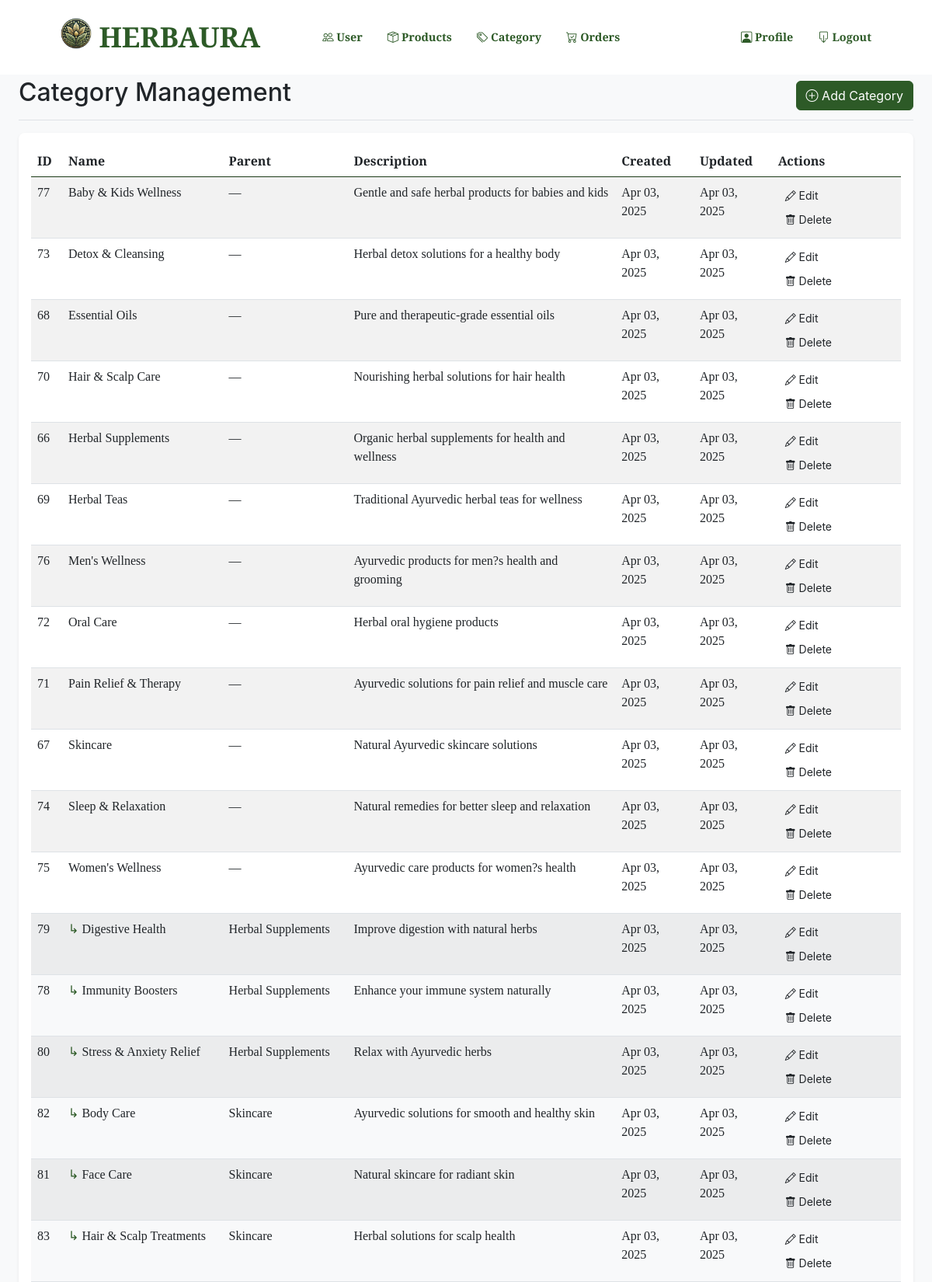
/admin/category.php (signed in, upper part), run on the app's committed database.
### tables this page shows
CREATE TABLE IF NOT EXISTS `categories` (
  `category_id` int NOT NULL AUTO_INCREMENT,
  `name` varchar(100) NOT NULL,
  `description` text,
  `created_at` timestamp NULL DEFAULT CURRENT_TIMESTAMP,
  `updated_at` timestamp NULL DEFAULT CURRENT_TIMESTAMP ON UPDATE CURRENT_TIMESTAMP,
  `parent_id` int DEFAULT NULL,
  PRIMARY KEY (`category_id`),
  KEY `fk_parent_category` (`parent_id`)
);

### admin/category.php (the view, shortened to what this page needs)
<?php
require_once '../includes/functions.php';
$categories = [];
$query = "SELECT c1.*, c2.name as parent_name
          FROM Categories c1
          LEFT JOIN Categories c2 ON c1.parent_id = c2.category_id
          ORDER BY COALESCE(c1.parent_id, 0), c1.name ASC";
$result = $link->query($query);
if ($result) {
    $categories = $result->fetch_all(MYSQLI_ASSOC);
}
?>
<!DOCTYPE html>
<html lang="en">
<head>
    <link href="https://cdn.jsdelivr.net/npm/bootstrap@5.3.0/dist/css/bootstrap.min.css" rel="stylesheet">
    <link href="https://cdn.jsdelivr.net/npm/bootstrap-icons@1.5.0/font/bootstrap-icons.css" rel="stylesheet">
</head>
<body>
    <?php include '../includes/admin_header.php'; ?>
    <div class="container-fluid">
        <div class="row">
            <main class="col-12 px-md-4 py-4">
                <div class="d-flex justify-content-between flex-wrap flex-md-nowrap align-items-center pt-3 pb-2 mb-3 border-bottom">
                    <h1 class="h2">Category Management</h1>
                    <div class="btn-toolbar mb-2 mb-md-0">
                        <button class="btn btn-primary" data-bs-toggle="modal" data-bs-target="#addCategoryModal">
                            <i class="bi bi-plus-circle"></i> Add Category
                        </button>
                    </div>
                </div>
                <div class="table-responsive">
                    <table class="table table-striped table-hover">
                        <thead>
                            <tr>
                                <th>ID</th>
                                <th>Name</th>
                                <th>Parent</th>
                                <th>Description</th>
                                <th>Created</th>
                                <th>Updated</th>
                                <th>Actions</th>
                            </tr>
                        </thead>
                        <tbody>
                            <?php foreach ($categories as $category): ?>
                            <tr class="<?= $category['parent_id'] ? 'subcategory' : '' ?>">
                                <td><?= htmlspecialchars($category['category_id']) ?></td>
                                <td class="category-name"><?= htmlspecialchars($category['name']) ?></td>
                                <td><?= $category['parent_name'] ?? '—' ?></td>
                                <td class="category-description"><?= htmlspecialchars($category['description']) ?></td>
                                <td><?= date('M d, Y', strtotime($category['created_at'])) ?></td>
                                <td><?= date('M d, Y', strtotime($category['updated_at'])) ?></td>
                                <td>
                                    <button class="btn btn-sm btn-warn me-2" data-bs-toggle="modal"
                                        data-bs-target="#editCategoryModal"
                                        data-categoryid="<?= $category['category_id'] ?>"
                                        data-name="<?= htmlspecialchars($category['name']) ?>"
                                        data-description="<?= htmlspecialchars($category['description']) ?>"
                                        data-parentid="<?= $category['parent_id'] ?>">
                                        <i class="bi bi-pencil"></i> Edit
                                    </button>
                                    <a href="category.php?delete_id=<?= $category['category_id'] ?>"
                                        class="btn btn-sm btn-dan"
                                        onclick="return confirm('Are you sure you want to delete this category?')">
                                        <i class="bi bi-trash"></i> Delete
                                    </a>
                                </td>
                            </tr>
                            <?php endforeach; ?>
                        </tbody>
                    </table>
                </div>
            </main>
        </div>
    </div>
</body>
</html>

### admin/category.php (style rules this page uses)
:root { --primary-green: #2d5a27; --secondary-beige: #f5e6d3; --accent-orange: #f4623a; }
body { font-family: 'Merriweather Sans', sans-serif; background-color: #f8f9fa; padding-top: 60px; }
.table-responsive { background-color: white; border-radius: 0.5rem; box-shadow: 0 0.125rem 0.25rem rgba(0,0,0,0.075); padding: 1rem; }
.table th { background-color: var(--primary-green); color: white; border-color: #1e3d19; }
.btn-primary { background-color: var(--primary-green); border-color: var(--primary-green); }
.btn-warn { background-color: var(--accent-orange); border-color: var(--accent-orange); }
.btn-dan { background-color: #dc3545; border-color: #dc3545; }
.category-description { white-space: pre-wrap; max-height: 100px; overflow-y: auto; }
.subcategory { padding-left: 30px; background-color: #f8f9fa; }
.subcategory .category-name::before { content: "↳ "; color: var(--primary-green); }

### data on the page
categories: category_id "77", name "Baby & Kids Wellness", parent_name "—", description "Gentle and safe herbal products for babies and kids", created_at "Apr 03, 2025", updated_at "Apr 03, 2025"
categories: category_id "73", name "Detox & Cleansing", parent_name "—", description "Herbal detox solutions for a healthy body", created_at "Apr 03, 2025", updated_at "Apr 03, 2025"
categories: category_id "68", name "Essential Oils", parent_name "—", description "Pure and therapeutic-grade essential oils", created_at "Apr 03, 2025", updated_at "Apr 03, 2025"
categories: category_id "70", name "Hair & Scalp Care", parent_name "—", description "Nourishing herbal solutions for hair health", created_at "Apr 03, 2025", updated_at "Apr 03, 2025"
categories: category_id "66", name "Herbal Supplements", parent_name "—", description "Organic herbal supplements for health and wellness", created_at "Apr 03, 2025", updated_at "Apr 03, 2025"
categories: category_id "69", name "Herbal Teas", parent_name "—", description "Traditional Ayurvedic herbal teas for wellness", created_at "Apr 03, 2025", updated_at "Apr 03, 2025"
categories: category_id "76", name "Men's Wellness", parent_name "—", description "Ayurvedic products for men?s health and grooming", created_at "Apr 03, 2025", updated_at "Apr 03, 2025"
categories: category_id "72", name "Oral Care", parent_name "—", description "Herbal oral hygiene products", created_at "Apr 03, 2025", updated_at "Apr 03, 2025"
categories: category_id "71", name "Pain Relief & Therapy", parent_name "—", description "Ayurvedic solutions for pain relief and muscle care", created_at "Apr 03, 2025", updated_at "Apr 03, 2025"
categories: category_id "67", name "Skincare", parent_name "—", description "Natural Ayurvedic skincare solutions", created_at "Apr 03, 2025", updated_at "Apr 03, 2025"
categories: category_id "74", name "Sleep & Relaxation", parent_name "—", description "Natural remedies for better sleep and relaxation", created_at "Apr 03, 2025", updated_at "Apr 03, 2025"
categories: category_id "75", name "Women's Wellness", parent_name "—", description "Ayurvedic care products for women?s health", created_at "Apr 03, 2025", updated_at "Apr 03, 2025"
categories: category_id "79", name "Digestive Health", parent.name "Herbal Supplements", description "Improve digestion with natural herbs", created_at "Apr 03, 2025", updated_at "Apr 03, 2025"
categories: category_id "78", name "Immunity Boosters", parent.name "Herbal Supplements", description "Enhance your immune system naturally", created_at "Apr 03, 2025", updated_at "Apr 03, 2025"
categories: category_id "80", name "Stress & Anxiety Relief", parent.name "Herbal Supplements", description "Relax with Ayurvedic herbs", created_at "Apr 03, 2025", updated_at "Apr 03, 2025"
categories: category_id "82", name "Body Care", parent.name "Skincare", description "Ayurvedic solutions for smooth and healthy skin", created_at "Apr 03, 2025", updated_at "Apr 03, 2025"
categories: category_id "81", name "Face Care", parent.name "Skincare", description "Natural skincare for radiant skin", created_at "Apr 03, 2025", updated_at "Apr 03, 2025"
categories: category_id "83", name "Hair & Scalp Treatments", parent.name "Skincare", description "Herbal solutions for scalp health", created_at "Apr 03, 2025", updated_at "Apr 03, 2025"
